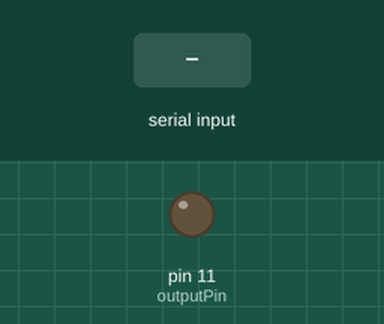
Recording of a sketch running on a simulated Arduino Uno, built with avr-gcc and run on an emulated ATmega328P. Parts: output pins drawn as LEDs (lit = HIGH). The test bench sets the inputs (shaded band).

Above: at 1.2 s.
1.3 s: "1" received over Serial
At 1.6 s:
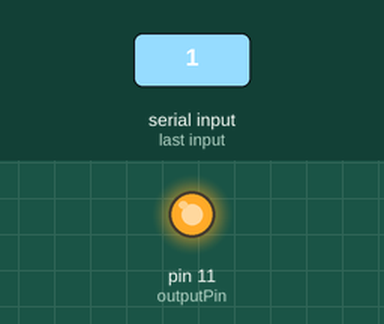
Timing chart, 0 to 5.8 s (numbered marks = the images above; inputs shaded):
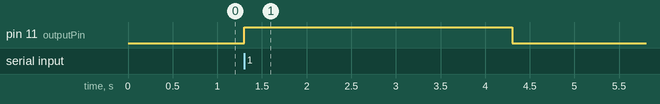

The sketch:

minion.ino
```cpp
const int outputPin = 11;

void setup() {
  pinMode(outputPin, OUTPUT);
  Serial.begin(9600);
}

void loop() {
  while (Serial.available()) {
    char c = Serial.read();
    if (c == '1') {
      digitalWrite(outputPin, HIGH);
      delay(3000);
      digitalWrite(outputPin, LOW);
    }
  }
}
```

Measured:
- after the input at 1.3 s, pin 11 (outputPin): LOW → HIGH at once, → LOW 3.0 s later
